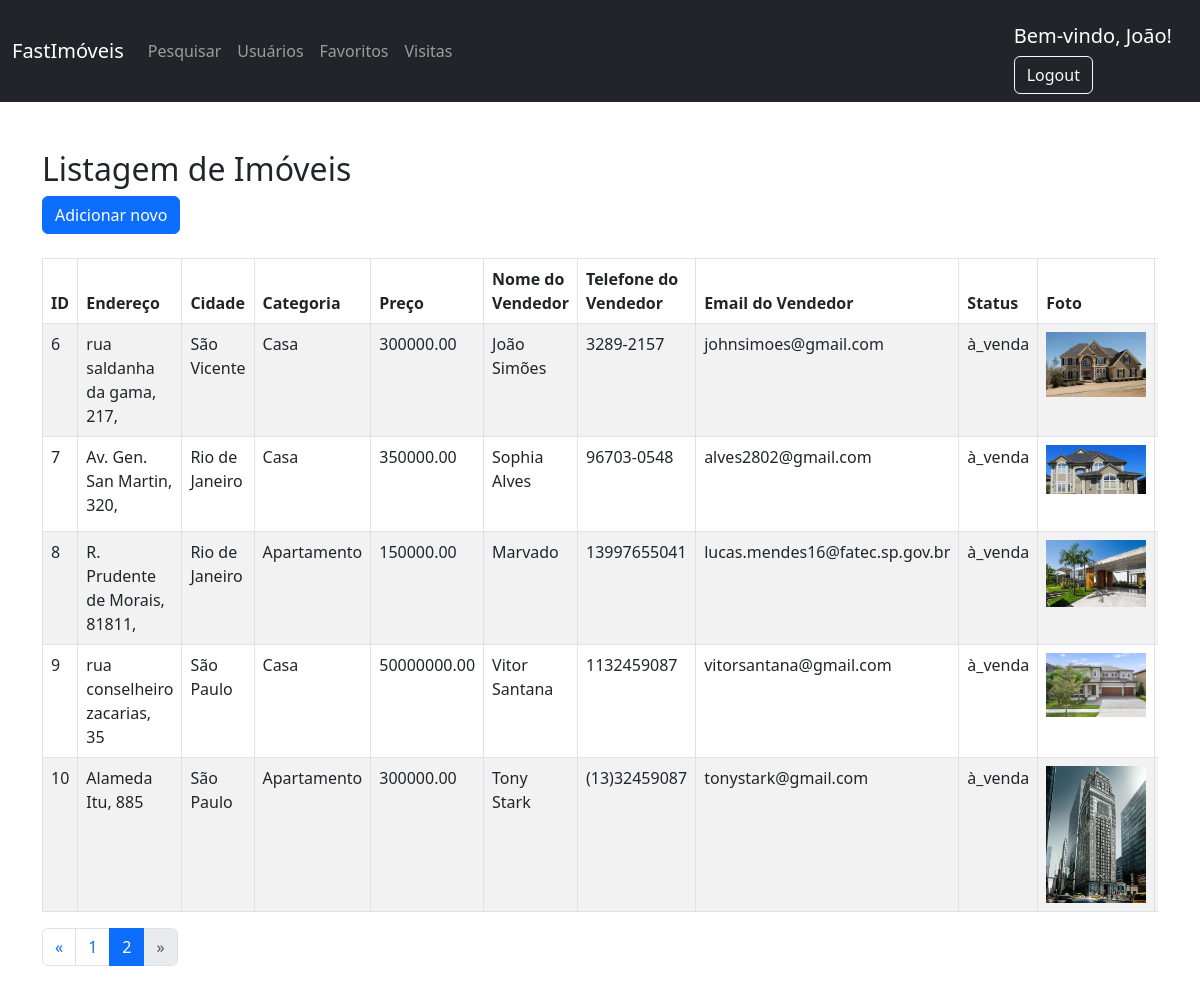
/php/painel.php?pagina=2 (signed in), run on the app's committed database.
### tables this page shows
CREATE TABLE `imoveis` (
  `id` int(20) NOT NULL,
  `cidade` varchar(100) NOT NULL,
  `endereco` varchar(255) NOT NULL,
  `categoria` varchar(50) DEFAULT NULL,
  `preco` decimal(10,2) NOT NULL,
  `nome_vendedor` varchar(255) NOT NULL,
  `telefone_vendedor` varchar(20) NOT NULL,
  `email_vendedor` varchar(255) NOT NULL,
  `status` varchar(30) DEFAULT NULL,
  `foto` varchar(255) NOT NULL,
  `descricao` varchar(255) DEFAULT NULL,
  `latitude` decimal(10,7) NOT NULL,
  `longitude` decimal(10,7) NOT NULL,
  `dormitorios` varchar(255) DEFAULT NULL,
  `garagens` varchar(255) DEFAULT NULL,
  `plantas` varchar(255) DEFAULT NULL
);

### php/painel.php (the view, shortened to what this page needs)
<?php
$nomeUsuario = $_SESSION["nomeUsuario"];
$isAdmin = isset($_SESSION["isAdmin"]) && $_SESSION["isAdmin"] == 1;
$total_reg = 5;
$pagina = isset($_GET['pagina']) ? (int)$_GET['pagina'] : 1;
$inicio = ($pagina - 1) * $total_reg;
try {
    $conn = new PDO("mysql:host=localhost;dbname=fastimoveis;charset=utf8", "root", "");
} catch (PDOException $e) {
    echo "Error: " . $e->getMessage();
    exit();
}
?>
<!DOCTYPE html>
<html>
<head>
    <link href="https://cdn.jsdelivr.net/npm/bootstrap@5.3.0/dist/css/bootstrap.min.css" rel="stylesheet">
    <link href="https://cdn.datatables.net/1.13.6/css/dataTables.bootstrap5.min.css" rel="stylesheet">
    <link rel="stylesheet" href="https://cdnjs.cloudflare.com/ajax/libs/font-awesome/6.4.2/css/all.min.css" />
</head>
<body>
    <nav class="navbar navbar-expand-lg navbar-dark bg-dark">
        <div class="container-fluid">
            <a class="navbar-brand mt-2 mt-lg-0" href="painel.php">FastImóveis</a>
            <div class="collapse navbar-collapse" id="navbarNav">
                <ul class="navbar-nav me-auto mb-2 mb-lg-0">
                    <li class="nav-item">
                        <a class="nav-link" href="pesquisar.php">Pesquisar</a>
                    </li>
                    <?php if ($isAdmin) { ?>
                    <li class="nav-item">
                        <a class="nav-link" href="gerenciar_usuarios.php">Usuários</a>
                    </li>
                    <?php } ?>
                    <li class="nav-item">
                        <a class="nav-link" href="favoritos.php">Favoritos</a>
                    </li>
                    <li class="nav-item">
                        <a class="nav-link" href="agendar_visita.php">Visitas</a>
                    </li>
                </ul>
                <div class="d-flex align-items-center">
                    <div class="dropdown">
                        <h5 class="mt-3 me-3 text-white">Bem-vindo, <?= $nomeUsuario ?>!</h5>
                        <a href="../arquivos/index.php" class="btn btn-outline-light">Logout</a>
                    </div>
                </div>
            </div>
        </div>
    </nav>
    <div class="container">
        <h2 class="mt-5">Listagem de Imóveis</h2>
        <?php if ($isAdmin) { ?>
            <button type="button" class="btn btn-primary" data-bs-toggle="modal" data-bs-target="#addModal">Adicionar novo</button>
        <?php } ?>
        <br><br>
        <div class="table-responsive">
    <table id="imoveisTable" class="table table-striped table-bordered table-hover" style="width: 100%; overflow-x: auto;">
            <thead>
                <tr>
                    <th>ID</th>
                    <th>Endereço</th>
                    <th>Cidade</th>
                    <th>Categoria</th>
                    <th>Preço</th>
                    <th>Nome do Vendedor</th>
                    <th>Telefone do Vendedor</th>
                    <th>Email do Vendedor</th>
                    <th>Status</th>
                    <th>Foto</th>
                    <th>Descrição</th>
                </tr>
            </thead>
            <tbody>
                <?php
                $query = "SELECT * FROM imoveis LIMIT $inicio, $total_reg";
                $stmt = $conn->query($query);
                $total_records = $conn->query("SELECT COUNT(*) FROM imoveis")->fetchColumn();
                $total_pages = ceil($total_records / $total_reg);
                while ($row = $stmt->fetch(PDO::FETCH_ASSOC)) {
                ?>
                    <tr>
                        <td><?= $row['id'] ?></td>
                        <td><?= $row['endereco'] ?></td>
                        <td><?= $row['cidade'] ?></td>
                        <td><?= $row['categoria'] ?></td>
                        <td><?= $row['preco'] ?></td>
                        <td><?= $row['nome_vendedor'] ?></td>
                        <td><?= $row['telefone_vendedor'] ?></td>
                        <td><?= $row['email_vendedor'] ?></td>
                        <td><?= $row['status'] ?></td>
                        <td><img src="<?= $row['foto'] ?>" alt="<?= $row['foto'] ?>" width="100"></td>
                        <td><?= $row['descricao'] ?></td>
                    </tr>
                <?php } ?>
            </tbody>
        </table>
        </div>
<nav>
    <ul class="pagination">
        <li class="page-item <?= $pagina <= 1 ? 'disabled' : '' ?>">
            <a class="page-link" href="?pagina=<?= $pagina - 1 ?>" aria-label="Previous">
                <span aria-hidden="true">&laquo;</span>
            </a>
        </li>
        <?php for ($i = 1; $i <= $total_pages; $i++) { ?>
            <li class="page-item <?= $pagina == $i ? 'active' : '' ?>">
                <a class="page-link" href="?pagina=<?= $i ?>"><?= $i ?></a>
            </li>
        <?php } ?>
        <li class="page-item <?= $pagina >= $total_pages ? 'disabled' : '' ?>">
            <a class="page-link" href="?pagina=<?= $pagina + 1 ?>" aria-label="Next">
                <span aria-hidden="true">&raquo;</span>
            </a>
        </li>
    </ul>
</nav>
    </body>
</html>

### data on the page
imoveis: id "6", endereco "rua saldanha da gama, 217,", cidade "São Vicente", categoria "Casa", preco "300000.00", nome_vendedor "João Simões", telefone_vendedor "3289-2157", email_vendedor "johnsimoes@gmail.com", status "à_venda", foto (picture)
imoveis: id "7", endereco "Av. Gen. San Martin, 320,", cidade "Rio de Janeiro", categoria "Casa", preco "350000.00", nome_vendedor "Sophia Alves", telefone_vendedor "96703-0548", email_vendedor "alves2802@gmail.com", status "à_venda", foto (picture)
imoveis: id "8", endereco "R. Prudente de Morais, 81811,", cidade "Rio de Janeiro", categoria "Apartamento", preco "150000.00", nome_vendedor "Marvado", telefone_vendedor "13997655041", email_vendedor "lucas.mendes16@fatec.sp.gov.br", status "à_venda", foto (picture)
imoveis: id "9", endereco "rua conselheiro zacarias, 35", cidade "São Paulo", categoria "Casa", preco "50000000.00", nome_vendedor "Vitor Santana", telefone_vendedor "1132459087", email_vendedor "vitorsantana@gmail.com", status "à_venda", foto (picture)
imoveis: id "10", endereco "Alameda Itu, 885", cidade "São Paulo", categoria "Apartamento", preco "300000.00", nome_vendedor "Tony Stark", telefone_vendedor "(13)32459087", email_vendedor "tonystark@gmail.com", status "à_venda", foto (picture)

### other printed values
$nomeUsuario "João"
